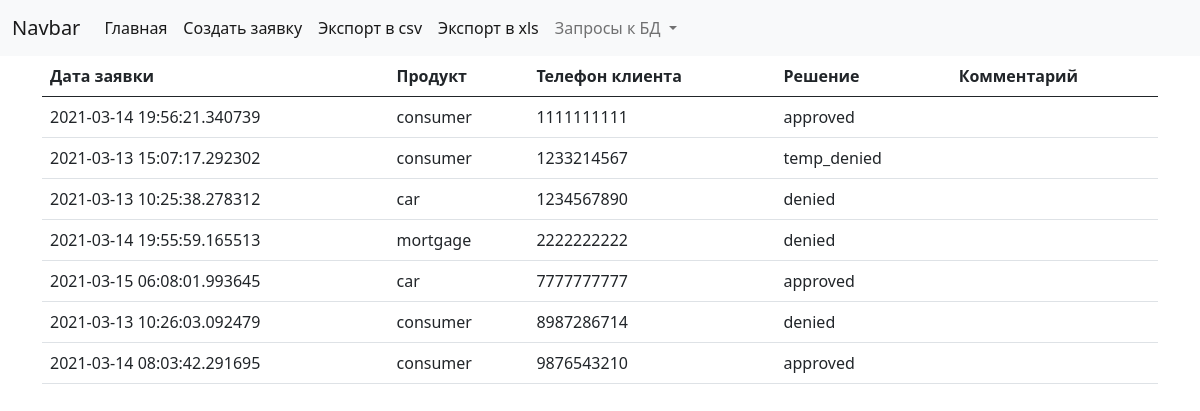
Before: /query/last_app/ with the older database file.
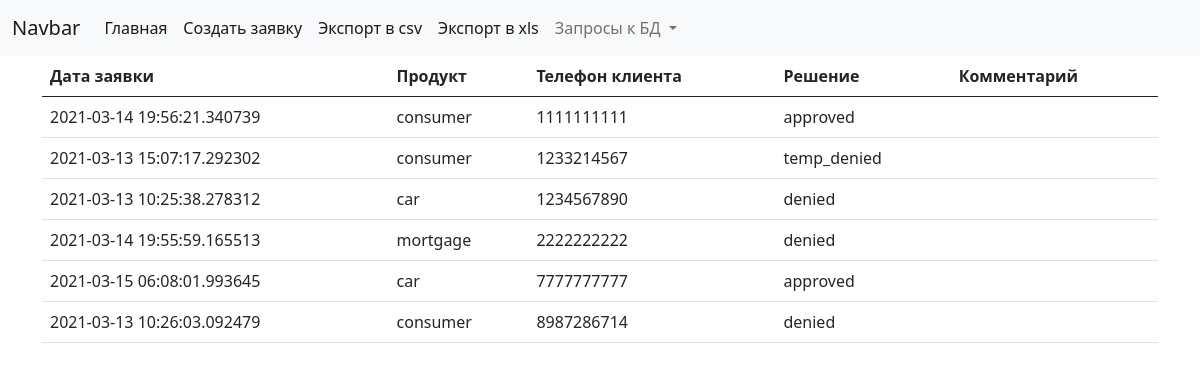
After: the same page with the newer database file.
### application/models.py (models this page shows, shortened)
class Application(models.Model):
    class Product(models.TextChoices):
        CAR = 'car', 'Авто'
        CONSUMER = 'consumer', 'Потреб'
        PLEDGE = 'pledge', 'Залог'
        MORTGAGE = 'mortgage', 'Ипотека'
        __empty__ = 'Выберите тип продукта'
    class Decision(models.TextChoices):
        APPROVED = 'approved', 'Одобрено'
        DENIED = 'denied', 'Отказано'
        TEMPORARILY_DENIED = 'temp_denied', 'Временный отказ'
        __empty__ = 'Решение по заявке'
    date = models.DateTimeField('Дата заявки', auto_now_add=True)
    product = models.CharField('Продукт', choices=Product.choices, max_length=20)
    phone = models.CharField(
        'Телефон клиента',
        validators=[validators.RegexValidator(
            regex='^[0-9]{10}$',
            message='Номер телефона должен быть в формате 0000000000'
        )],
        max_length=10,
        help_text='Номер телефона в формате 0000000000'
    )
    decision = models.CharField('Решение', choices=Decision.choices, max_length=20, blank=True, null=True)
    comment = models.TextField('Комментарий к решению', blank=True, null=True)
    version = IntegerVersionField()     # реализация конкурентности
    class Meta:
        verbose_name = 'Заявка'
        verbose_name_plural = 'Заявки'

### application/views.py (the view)
# urls.py: path('query/last_app/', last_app_for_client, name='last_app'),
def last_app_for_client(request):
    response = queries.last_app_for_client()
    context = {'data': response}
    return render(request, 'application/last_app_for_client.html', context)

### application/utils/queries.py (called while the page is built)
def dictfetchall(cursor):
    columns = [col[0] for col in cursor.description]
    return [
        dict(zip(columns, row))
        for row in cursor.fetchall()
    ]

def last_app_for_client():
    with connection.cursor() as cursor:
        cursor.execute(
            'SELECT id, MAX(date) as date, phone, product, decision '
            'FROM application_application '
            'GROUP BY phone'
        )
        data = dictfetchall(cursor)
    return data

### application/templates/application/last_app_for_client.html
{% extends 'application/base.html' %}
{% block content %}
<div class="container-sm">
    <table class="table table-hover">
        <thead>
          <tr>
            <th scope="col">Дата заявки</th>
            <th scope="col">Продукт</th>
            <th scope="col">Телефон клиента</th>
            <th scope="col">Решение</th>
            <th scope="col">Комментарий</th>
          </tr>
        </thead>
        <tbody>
            {% for app in data %}
            <tr>
              <td>{{ app.date }}</td>
              <td>{{ app.product }}</td>
              <td>{{ app.phone }}</td>
              <td>{{ app.decision }}</td>
              <td>{{ app.comment }}</td>
            </tr>
          {% endfor %}
        </tbody>
    </table>
</div>
{% endblock content %}

### application/templates/application/base.html (shortened to what this page needs)
<!doctype html>
<html lang="en">
  <head>
    <link href="https://cdn.jsdelivr.net/npm/bootstrap@5.0.0-beta2/dist/css/bootstrap.min.css" rel="stylesheet">
  </head>
  <body>
  <header class="site_header">
    <nav class="navbar navbar-expand-lg navbar-light bg-light">
      <div class="container-fluid">
        <a class="navbar-brand" href="#">Navbar</a>
        <div class="collapse navbar-collapse" id="navbarNavAltMarkup">
          <div class="navbar-nav">
            <a class="nav-link active" aria-current="page" href="{% url 'app:index' %}">Главная</a>
            <a class="nav-link active" href="{% url 'app:create' %}">Создать заявку</a>
            <a class="nav-link active" href="{% url 'app:export_csv' %}">Экспорт в csv</a>
            <a class="nav-link active" href="{% url 'app:export_xls' %}">Экспорт в xls</a>
            <li class="nav-item dropdown">
              <a class="nav-link dropdown-toggle" href="#" id="navbarDarkDropdownMenuLink" role="button" data-bs-toggle="dropdown" aria-expanded="false">
                Запросы к БД
              </a>
            </li>
          </div>
        </div>
      </div>
    </nav>
  </header>
  <section>
      {% block content %}
      {% endblock %}
  </section>
  </body>
</html>

Changed rows visible on the page:
removed Application: date "2021-03-14 08:03:42.291695", product "consumer", phone "9876543210", decision "approved"
